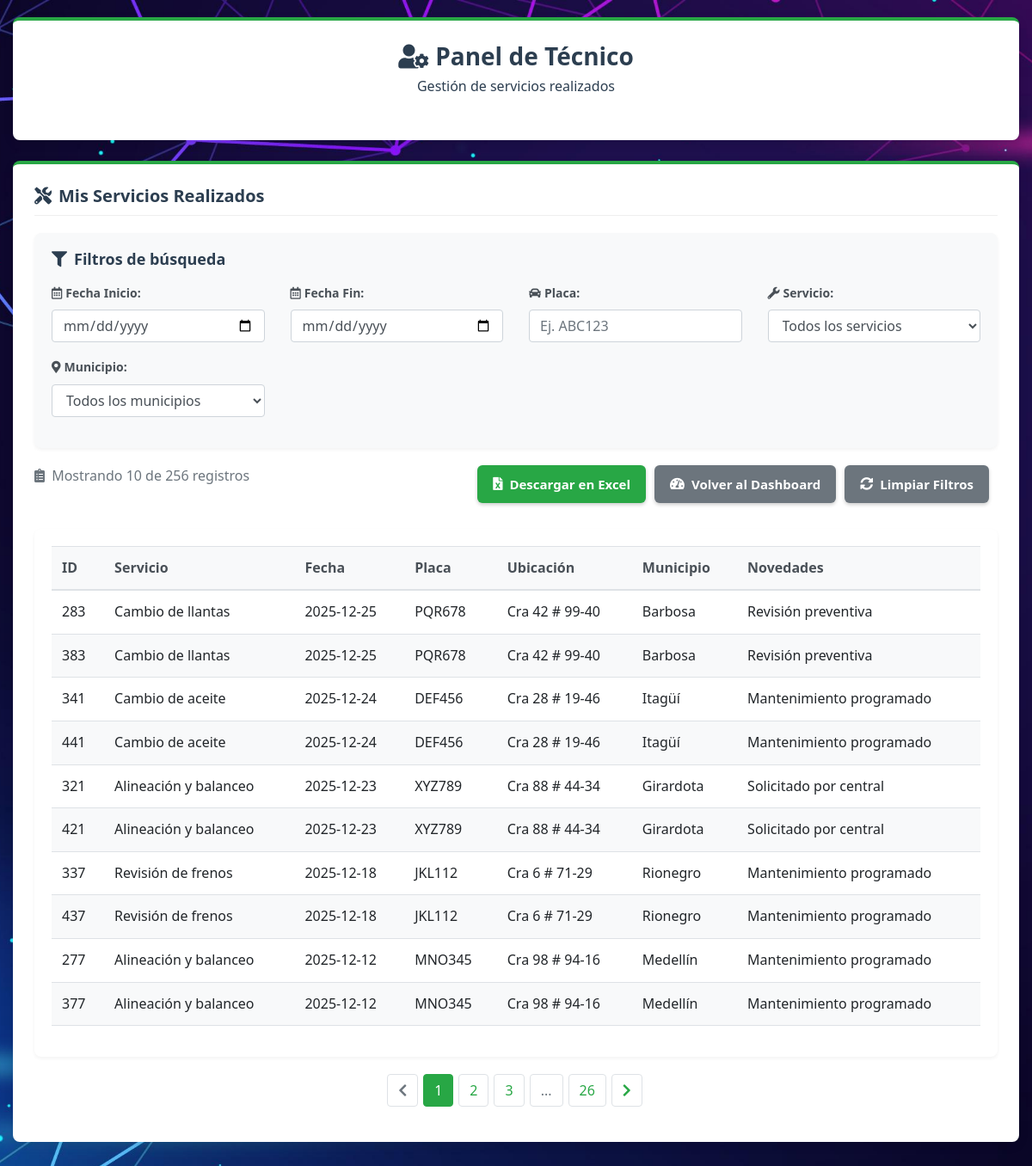
The app's page /consulta_general_tecnico.php (signed in) with its own data.
### tables this page shows
CREATE TABLE `servicios_realizados` (
  `Servicio_Realizado_id` int(11) NOT NULL,
  `Cedula_Empleado_id_Servicios_Realizados` int(11) DEFAULT NULL,
  `Vehiculo_id_Servicios_Realizados` varchar(20) DEFAULT NULL,
  `Servicio_id_Servicios_Realizados` int(11) DEFAULT NULL,
  `Fecha` date DEFAULT NULL,
  `municipio` int(11) DEFAULT 11,
  `Ubicación` varchar(255) DEFAULT NULL,
  `Novedades` text DEFAULT NULL,
  `Fotos` text DEFAULT NULL,
  `Detalle_Servicio` text DEFAULT NULL,
  `Custodia_Servicio` text DEFAULT NULL,
  `Facturación_Separada` tinyint(1) DEFAULT NULL
);

CREATE TABLE `servicios` (
  `Servicio_id` int(11) NOT NULL,
  `Nombre_Servicio` varchar(100) NOT NULL,
  `Descripción` varchar(255) DEFAULT NULL
);

CREATE TABLE `municipios` (
  `id` int(11) NOT NULL,
  `nombre` varchar(100) NOT NULL
);

### consulta_general_tecnico.php (the view, shortened to what this page needs)
<?php
$cedula_tecnico = $_SESSION['cedula'];
$host = "localhost";
$user = "root";
$password = "";
$database = "vial_servi";
$conn = new mysqli($host, $user, $password, $database);
$filtro_inicio   = isset($_GET['fecha_inicio']) ? $_GET['fecha_inicio'] : '';
$filtro_fin      = isset($_GET['fecha_fin']) ? $_GET['fecha_fin'] : '';
$filtro_placa    = isset($_GET['placa']) ? $_GET['placa'] : '';
$filtro_servicio = isset($_GET['servicio']) ? $_GET['servicio'] : '';
$filtro_municipio= isset($_GET['municipio']) ? $_GET['municipio'] : '';
$registros_por_pagina = 10;
$pagina_actual = isset($_GET['pagina']) ? intval($_GET['pagina']) : 1;
$offset = ($pagina_actual - 1) * $registros_por_pagina;
$sql_count = "
    SELECT COUNT(*) as total
    FROM servicios_realizados sr
    LEFT JOIN servicios s ON sr.Servicio_id_Servicios_Realizados = s.Servicio_id
    LEFT JOIN municipios m ON sr.municipio = m.id
    WHERE sr.Cedula_Empleado_id_Servicios_Realizados = ?
";
$sql = "
    SELECT
        sr.Servicio_Realizado_id,
        s.Nombre_Servicio,
        s.Descripción,
        sr.Fecha,
        sr.Ubicación,
        m.nombre AS Municipio,
        sr.Vehiculo_id_Servicios_Realizados AS Placa,
        sr.Novedades,
        sr.Detalle_Servicio,
        sr.Custodia_Servicio
    FROM servicios_realizados sr
    LEFT JOIN servicios s ON sr.Servicio_id_Servicios_Realizados = s.Servicio_id
    LEFT JOIN municipios m ON sr.municipio = m.id
    WHERE sr.Cedula_Empleado_id_Servicios_Realizados = ?
";
$params = [$cedula_tecnico];
$param_types = "i";
$stmt_count = $conn->prepare($sql_count);
$stmt_count->bind_param($param_types, ...$params);
$stmt_count->execute();
$result_count = $stmt_count->get_result();
$row_count = $result_count->fetch_assoc();
$total_registros = $row_count['total'];
$total_paginas = ceil($total_registros / $registros_por_pagina);
$sql .= " ORDER BY sr.Fecha DESC LIMIT ? OFFSET ?";
$params[] = $registros_por_pagina;
$params[] = $offset;
$param_types .= "ii";
$stmt = $conn->prepare($sql);
$stmt->bind_param($param_types, ...$params);
$stmt->execute();
$result = $stmt->get_result();
function construirUrlPaginacion($pagina) {
    $url = $_SERVER['PHP_SELF'] . '?pagina=' . $pagina;
    return $url;
}
?>
<!DOCTYPE html>
<html lang="es">
<head>
    <link rel="stylesheet" href="https://cdnjs.cloudflare.com/ajax/libs/bootstrap/4.6.2/css/bootstrap.min.css">
    <link rel="stylesheet" href="https://cdnjs.cloudflare.com/ajax/libs/font-awesome/5.15.4/css/all.min.css">
</head>
<body>
    <div class="container">
        <div class="dashboard-card mb-4">
            <div class="dashboard-header text-center">
                <h1 class="dashboard-title" style="color: var(--secondary-color); text-shadow: none;">
                    <i class="fas fa-user-cog mr-2"></i>Panel de Técnico
                </h1>
                <p class="dashboard-subtitle" style="color: var(--secondary-color); text-shadow: none;">
                    Gestión de servicios realizados
                </p>
            </div>
        </div>
        <div class="dashboard-card">
            <h5 class="card-title">
                <i class="fas fa-tools mr-2"></i>Mis Servicios Realizados
            </h5>
            <div class="filter-container">
                <h6 class="filter-title"><i class="fas fa-filter mr-2"></i>Filtros de búsqueda</h6>
                <form class="form" action="" method="GET" id="filterForm">
                    <div class="row">
                        <div class="col-md-3 col-sm-6">
                            <div class="form-group">
                                <label for="fecha_inicio"><i class="far fa-calendar-alt mr-1"></i>Fecha Inicio:</label>
                                <input  data-no-warning type="date" id="fecha_inicio" name="fecha_inicio" value="<?= htmlspecialchars(isset($_GET['fecha_inicio']) ? $_GET['fecha_inicio'] : ''); ?>" class="form-control auto-submit">
                            </div>
                        </div>
                        <div class="col-md-3 col-sm-6">
                            <div class="form-group">
                                <label for="fecha_fin"><i class="far fa-calendar-alt mr-1"></i>Fecha Fin:</label>
                                <input  data-no-warning type="date" id="fecha_fin" name="fecha_fin" value="<?= htmlspecialchars(isset($_GET['fecha_fin']) ? $_GET['fecha_fin'] : ''); ?>" class="form-control auto-submit">
                            </div>
                        </div>
                        <div class="col-md-3 col-sm-6">
                            <div class="form-group">
                                <label for="placa"><i class="fas fa-car mr-1"></i>Placa:</label>
                                <input  data-no-warning type="text" id="placa" name="placa" value="<?= htmlspecialchars($filtro_placa); ?>" placeholder="Ej. ABC123" class="form-control auto-submit">
                            </div>
                        </div>
                        <div class="col-md-3 col-sm-6">
                            <div class="form-group">
                                <label for="servicio"><i class="fas fa-wrench mr-1"></i>Servicio:</label>
                                <select  data-no-warning name="servicio" id="servicio" class="form-control auto-submit">
                                    <option value="">Todos los servicios</option>
                                </select>
                            </div>
                        </div>
                        <div class="col-md-3 col-sm-6">
                            <div class="form-group">
                                <label for="municipio"><i class="fas fa-map-marker-alt mr-1"></i>Municipio:</label>
                                <select  data-no-warning name="municipio" id="municipio" class="form-control auto-submit">
                                    <option value="">Todos los municipios</option>
                                </select>
                            </div>
                        </div>
                    </div>
                </form>
            </div>
            <div class="actions-bar">
                <div>
                    <?php if ($total_registros > 0): ?>
                    <span class="text-muted">
                        <i class="fas fa-clipboard-list mr-1"></i> Mostrando <?= min($registros_por_pagina, $result->num_rows) ?> de <?= $total_registros ?> registros
                    </span>
                    <?php endif; ?>
                </div>
                <div class="btn-group">
                    <a  data-no-warning href="?export=excel<?= (!empty($filtro_inicio) ? '&fecha_inicio=' . $filtro_inicio : '') ?><?= (!empty($filtro_fin) ? '&fecha_fin=' . $filtro_fin : '') ?><?= (!empty($filtro_placa) ? '&placa=' . $filtro_placa : '') ?><?= (!empty($filtro_servicio) ? '&servicio=' . $filtro_servicio : '') ?><?= (!empty($filtro_municipio) ? '&municipio=' . $filtro_municipio : '') ?>" class="dashboard-btn">
                        <i class="fas fa-file-excel"></i> Descargar en Excel
                    </a>
                    <a  data-no-warning href="dashboard.php" class="dashboard-btn dashboard-btn-secondary">
                        <i class="fas fa-tachometer-alt"></i> Volver al Dashboard
                    </a>
                    <a  data-no-warning href="consulta_general_tecnico.php" class="dashboard-btn dashboard-btn-secondary">
                        <i class="fas fa-sync-alt"></i> Limpiar Filtros
                    </a>
                </div>
            </div>
            <div class="table-container table-responsive">
                <?php
                if ($result->num_rows > 0) {
                    echo "<table class='table table-hover'>";
                    echo "<thead><tr>
                            <th>ID</th>
                            <th>Servicio</th>
                            <th>Fecha</th>
                            <th>Placa</th>
                            <th>Ubicación</th>
                            <th>Municipio</th>
                            <th>Novedades</th>
                            </tr></thead><tbody>";
                    while ($row = $result->fetch_assoc()) {
                        echo "<tr>
                                <td>" . htmlspecialchars($row['Servicio_Realizado_id']) . "</td>
                                <td>" . htmlspecialchars($row['Nombre_Servicio']) . "</td>
                                <td>" . htmlspecialchars($row['Fecha']) . "</td>
                                <td>" . htmlspecialchars($row['Placa']) . "</td>
                                <td>" . htmlspecialchars($row['Ubicación']) . "</td>
                                <td>" . htmlspecialchars($row['Municipio']) . "</td>
                                <td>" . htmlspecialchars($row['Novedades']) . "</td>
                              </tr>";
                    }
                    echo "</tbody></table>";
                } else {
                    echo "<div class='no-results'>
                            <i class='fas fa-search fa-3x mb-3'></i>
                            <p>No se encontraron servicios realizados con los filtros aplicados.</p>
                            <a href='consulta_general_tecnico.php' class='btn btn-outline-secondary mt-3'><i class='fas fa-sync-alt mr-2'></i>Limpiar filtros</a>
                          </div>";
                }
                ?>
            </div>
            <?php if ($total_paginas > 1): ?>
            <nav aria-label="Navegación de páginas">
                <ul class="pagination">
                    <li class="page-item <?= ($pagina_actual <= 1) ? 'disabled' : '' ?>">
                        <a class="page-link" href="<?= construirUrlPaginacion($pagina_actual - 1) ?>">
                            <i class="fas fa-chevron-left"></i>
                        </a>
                    </li>
                    <?php
                    $rango = 2;
                    $inicio_rango = max(1, $pagina_actual - $rango);
                    $fin_rango = min($total_paginas, $pagina_actual + $rango);
                    for ($i = $inicio_rango; $i <= $fin_rango; $i++) {
                        echo '<li class="page-item ' . ($i == $pagina_actual ? 'active' : '') . '">
                                <a class="page-link" href="' . construirUrlPaginacion($i) . '">' . $i . '</a>
                              </li>';
                    }
                    if ($fin_rango < $total_paginas) {
                        if ($fin_rango < $total_paginas - 1) {
                            echo '<li class="page-item disabled"><a class="page-link">...</a></li>';
                        }
                        echo '<li class="page-item"><a class="page-link" href="' . construirUrlPaginacion($total_paginas) . '">' . $total_paginas . '</a></li>';
                    }
                    ?>
                    <li class="page-item <?= ($pagina_actual >= $total_paginas) ? 'disabled' : '' ?>">
                        <a class="page-link" href="<?= construirUrlPaginacion($pagina_actual + 1) ?>">
                            <i class="fas fa-chevron-right"></i>
                        </a>
                    </li>
                </ul>
            </nav>
            <?php endif; ?>
        </div>
    </div>
</body>
</html>

### consulta_general_tecnico.php (style rules this page uses)
:root { --primary-color: #28a745; --secondary-color: #2c3e50; --text-color: #333; --light-text: #ffffff; --card-bg: #fff; --border-radius: 8px; --box-shadow: 0 4px 12px rgba(0,0,0,0.1); }
body { font-family: 'Segoe UI', Tahoma, Geneva, Verdana, sans-serif; background-image: url('Imagenes/Administrador.jpg'); background-size: cover; background-attachment: fixed; background-position: center; color: var(--text-color); line-height: 1.6; min-height: 100vh; padding-top: 20px; padding-bottom: 40px; }
.container { max-width: 1200px; margin: 0 auto; }
.dashboard-header { margin-bottom: 25px; position: relative; }
.dashboard-title { font-size: 28px; font-weight: 700; color: #fff; text-shadow: 1px 1px 3px rgba(0,0,0,0.8); margin-bottom: 5px; }
.dashboard-subtitle { font-size: 16px; color: #fff; text-shadow: 1px 1px 2px rgba(0,0,0,0.8); }
.dashboard-card { background-color: var(--card-bg); border-radius: var(--border-radius); box-shadow: var(--box-shadow); padding: 25px; margin-bottom: 25px; border-top: 4px solid var(--primary-color); }
.card-title { font-size: 20px; font-weight: 600; margin-bottom: 20px; padding-bottom: 10px; border-bottom: 1px solid #eee; color: var(--secondary-color); }
.dashboard-btn { display: inline-flex; align-items: center; gap: 8px; padding: 10px 18px; background-color: var(--primary-color); color: white; border-radius: 6px; cursor: pointer; text-decoration: none; display: inline-flex; align-items: center; gap: 8px; font-size: 15px; font-weight: 600; transition: all 0.3s ease; margin-right: 10px; box-shadow: 0 2px 4px rgba(0, 0, 0, 0.2); }
.dashboard-btn-secondary { background-color: #6c757d; }
.filter-container { background-color: #f8f9fa; border-radius: 8px; padding: 20px; margin-bottom: 20px; box-shadow: 0 2px 4px rgba(0,0,0,0.05); }
.filter-title { font-size: 18px; font-weight: 600; margin-bottom: 15px; color: var(--secondary-color); }
.form-group label { font-weight: 600; font-size: 14px; color: #495057; }
.table-container { background-color: #fff; border-radius: 8px; padding: 20px; box-shadow: 0 2px 4px rgba(0,0,0,0.05); }
table { width: 100%; border-collapse: collapse; }
th { background-color: #f8f9fa; color: #495057; font-weight: 600; text-align: left; padding: 12px 15px; border-bottom: 2px solid #dee2e6; }
td { padding: 12px 15px; border-bottom: 1px solid #dee2e6; vertical-align: middle; }
tr:nth-child(even) { background-color: #f8f9fa; }
.pagination { justify-content: center; margin-top: 20px; }
.page-link { color: var(--primary-color); border-radius: 4px; margin: 0 3px; }
.page-item.active .page-link { background-color: var(--primary-color); border-color: var(--primary-color); }
.actions-bar { display: flex; justify-content: space-between; margin-bottom: 20px; flex-wrap: wrap; }
.actions-bar .btn-group { margin-bottom: 10px; }

### records on screen
servicios_realizados: Servicio_Realizado_id "283", Servicio_id_Servicios_Realizados.Nombre_Servicio "Cambio de llantas", Fecha "2025-12-25", Vehiculo_id_Servicios_Realizados "PQR678", Ubicación "Cra 42 # 99-40", municipio.nombre "Barbosa", Novedades "Revisión preventiva"
servicios_realizados: Servicio_Realizado_id "383", Servicio_id_Servicios_Realizados.Nombre_Servicio "Cambio de llantas", Fecha "2025-12-25", Vehiculo_id_Servicios_Realizados "PQR678", Ubicación "Cra 42 # 99-40", municipio.nombre "Barbosa", Novedades "Revisión preventiva"
servicios_realizados: Servicio_Realizado_id "341", Servicio_id_Servicios_Realizados.Nombre_Servicio "Cambio de aceite", Fecha "2025-12-24", Vehiculo_id_Servicios_Realizados "DEF456", Ubicación "Cra 28 # 19-46", municipio.nombre "Itagüí", Novedades "Mantenimiento programado"
servicios_realizados: Servicio_Realizado_id "441", Servicio_id_Servicios_Realizados.Nombre_Servicio "Cambio de aceite", Fecha "2025-12-24", Vehiculo_id_Servicios_Realizados "DEF456", Ubicación "Cra 28 # 19-46", municipio.nombre "Itagüí", Novedades "Mantenimiento programado"
servicios_realizados: Servicio_Realizado_id "321", Servicio_id_Servicios_Realizados.Nombre_Servicio "Alineación y balanceo", Fecha "2025-12-23", Vehiculo_id_Servicios_Realizados "XYZ789", Ubicación "Cra 88 # 44-34", municipio.nombre "Girardota", Novedades "Solicitado por central"
servicios_realizados: Servicio_Realizado_id "421", Servicio_id_Servicios_Realizados.Nombre_Servicio "Alineación y balanceo", Fecha "2025-12-23", Vehiculo_id_Servicios_Realizados "XYZ789", Ubicación "Cra 88 # 44-34", municipio.nombre "Girardota", Novedades "Solicitado por central"
servicios_realizados: Servicio_Realizado_id "337", Servicio_id_Servicios_Realizados.Nombre_Servicio "Revisión de frenos", Fecha "2025-12-18", Vehiculo_id_Servicios_Realizados "JKL112", Ubicación "Cra 6 # 71-29", municipio.nombre "Rionegro", Novedades "Mantenimiento programado"
servicios_realizados: Servicio_Realizado_id "437", Servicio_id_Servicios_Realizados.Nombre_Servicio "Revisión de frenos", Fecha "2025-12-18", Vehiculo_id_Servicios_Realizados "JKL112", Ubicación "Cra 6 # 71-29", municipio.nombre "Rionegro", Novedades "Mantenimiento programado"
servicios_realizados: Servicio_Realizado_id "277", Servicio_id_Servicios_Realizados.Nombre_Servicio "Alineación y balanceo", Fecha "2025-12-12", Vehiculo_id_Servicios_Realizados "MNO345", Ubicación "Cra 98 # 94-16", municipio.nombre "Medellín", Novedades "Mantenimiento programado"
servicios_realizados: Servicio_Realizado_id "377", Servicio_id_Servicios_Realizados.Nombre_Servicio "Alineación y balanceo", Fecha "2025-12-12", Vehiculo_id_Servicios_Realizados "MNO345", Ubicación "Cra 98 # 94-16", municipio.nombre "Medellín", Novedades "Mantenimiento programado"

### other values on screen
min($registros_por_pagina, $result->num_rows) "10"
$total_registros "256"
$total_paginas "26"
